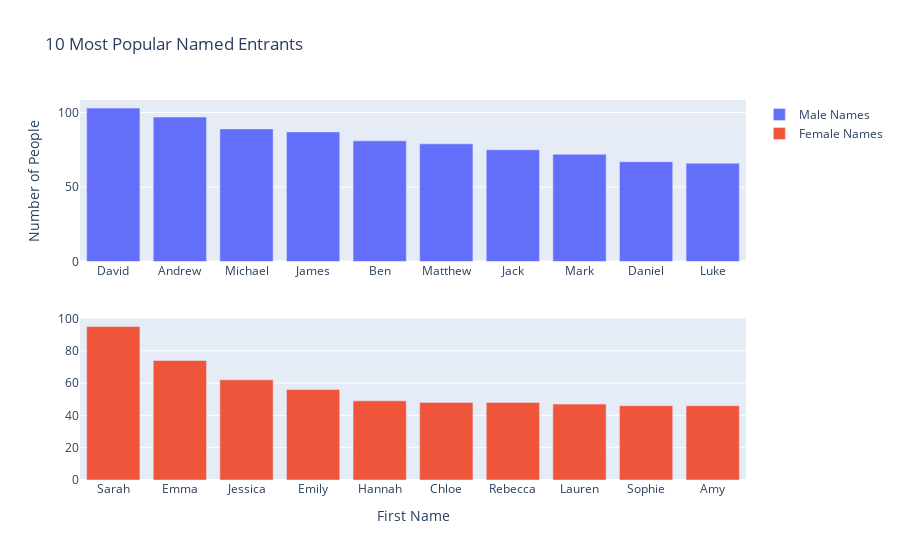

This figure's notebook cell:
### Markdown cell above
Finally just throw in a plot with filters for category, event, and gender, just for fun.

The race results also include everyones names, but I've been intentionally avoiding doing too much with names, because people get a little icky about using personal information, but here are the top 10 most common entrant names by gender, just out of curiousity.

### Code cell
first_name_gender = [(row['name'].split(' ')[0], row['gender']) for row in data]
male_counter = Counter(first_name for first_name, gender in first_name_gender if gender == 'Male')
female_counter = Counter(first_name for first_name, gender in first_name_gender if gender == 'Female')
male_x = []
male_y = []
for first_letter, num_in_category in sorted(male_counter.items(), key=lambda x: x[1], reverse=True)[0:10]:
    male_x.append(first_letter)
    male_y.append(num_in_category)

female_x = []
female_y = []
for first_letter, num_in_category in sorted(female_counter.items(), key=lambda x: x[1], reverse=True)[0:10]:
    female_x.append(first_letter)
    female_y.append(num_in_category)

fig = make_subplots(rows=2, cols=1, shared_xaxes=False)
fig.add_trace(go.Bar(x=male_x, y=male_y, name='Male Names'), row=1, col=1)
fig.add_trace(go.Bar(x=female_x, y=female_y, name='Female Names'), row=2, col=1)
fig.update_layout({
        "title": "10 Most Popular Named Entrants",
        "xaxis_title": "First Name",
        "yaxis_title": "Number of People",
        'xaxis': {'title': '', 'anchor': 'y1'},
        'xaxis2': {'title': 'First Name', 'anchor': 'y2'},
    }
)
fig.show()
save_figure(fig, 'most_popular_names.json')

### Figure 1 — Plotly figure (JSON) as saved in the notebook; plotly's stock layout.template omitted (floating-point values rounded to 4 significant figures)
{"data": [{"name": "Male Names", "type": "bar", "x": ["David", "Andrew", "Michael", "James", "Ben", "Matthew", "Jack", "Mark", "Daniel", "Luke"], "xaxis": "x", "y": [103, 97, 89, 87, 81, 79, 75, 72, 67, 66], "yaxis": "y"}, {"name": "Female Names", "type": "bar", "x": ["Sarah", "Emma", "Jessica", "Emily", "Hannah", "Chloe", "Rebecca", "Lauren", "Sophie", "Amy"], "xaxis": "x2", "y": [95, 74, 62, 56, 49, 48, 48, 47, 46, 46], "yaxis": "y2"}], "layout": {"title": {"text": "10 Most Popular Named Entrants"}, "xaxis": {"anchor": "y", "domain": [0, 1], "title": {"text": ""}}, "xaxis2": {"anchor": "y2", "domain": [0, 1], "title": {"text": "First Name"}}, "yaxis": {"anchor": "x", "domain": [0.575, 1], "title": {"text": "Number of People"}}, "yaxis2": {"anchor": "x2", "domain": [0, 0.425]}}}
